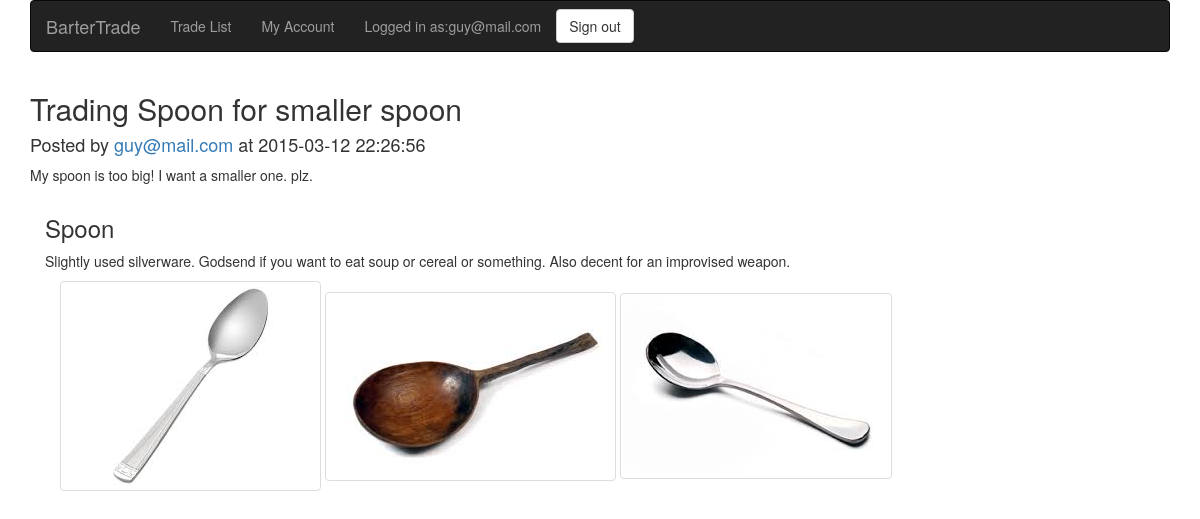
Page /post.php?id=23 (signed in) on the committed database.
### tables this page shows
CREATE TABLE IF NOT EXISTS `posts` (
  `id` int(11) NOT NULL,
  `title` varchar(45) NOT NULL DEFAULT 'Selling Item',
  `dateCreated` datetime NOT NULL DEFAULT '2015-03-05 04:04:04',
  `description` varchar(300) DEFAULT NULL,
  `seller_item_id` int(11) NOT NULL,
  `buyer_item_id` int(11) DEFAULT NULL
);

CREATE TABLE IF NOT EXISTS `users` (
  `email` varchar(64) NOT NULL,
  `dateCreated` datetime NOT NULL DEFAULT '2015-03-05 04:04:04',
  `password` varchar(45) NOT NULL DEFAULT 'password'
);

CREATE TABLE IF NOT EXISTS `items` (
  `id` int(11) NOT NULL,
  `Users_email` varchar(64) NOT NULL,
  `name` varchar(64) NOT NULL DEFAULT 'Item',
  `dateAdded` datetime NOT NULL DEFAULT '2015-03-05 04:04:04',
  `description` varchar(300) DEFAULT NULL
);

CREATE TABLE IF NOT EXISTS `images` (
  `filePath` varchar(300) NOT NULL,
  `Items_id` int(11) NOT NULL
);

### post.php (the view, shortened to what this page needs)
<?php
include "head.php";
?>
<div class="container" id="post">
<?php
	if(isset($_GET["id"])) {
		$db = connect();
		$sql = 		"SELECT p.title, p.description,  p.dateCreated, u.email, i.name, i.description, i.id, p.id
					FROM posts AS p, items as i, users as u
					WHERE p.seller_item_id = i.id AND i.Users_email = u.email AND p.id = " . $_GET["id"] . ";";
		$posts = $db->query($sql);
		$sql2 = 	"SELECT i.filePath
					FROM images as i, posts as p
					WHERE i.Items_id = p.seller_item_id AND p.id = " . $_GET["id"] .";";
		$images = $db->query($sql2);
		if($posts != null) {
			foreach ($posts as $post) {
				?>
				<h2><?php echo $post[0]; ?></h2>
				<?php echo "<h4>Posted by <a href='./user.php?email=". $post[3] . "'>" . $post[3] . "</a> at " . $post[2] . "</h4>";?>
				<p> <?php echo $post[1]; ?></p>
				<div class="container">
					<h3> <?php echo $post[4]; ?> </h3>
					<p><?php echo $post[5]; ?></p>
					<div class="container">
					<?php
					foreach ($images as $image) {
					?>
						<img class="img-thumbnail" src=<?php echo "". $image[0]; ?>>
					<?php } ?>
					</div>
				</div>
		<?php }
		}
	}
?>
</div>
<?php
include "foot.php";
?>

### head.php (shortened to what this page needs)
<!DOCTYPE html>
<html>
<head>
	<link rel="stylesheet" href="style.css">
	<link rel="stylesheet" href="https://maxcdn.bootstrapcdn.com/bootstrap/3.3.1/css/bootstrap.min.css">
</head>
<body>
	<div class="container">
		<nav class="navbar navbar-inverse navbar-default" role="navigation">
			<div class="container">
				<div class="navbar-header">
				    <a class="navbar-brand" href="./">BarterTrade</a>
				</div>
			    <div id="navbar" class="collapse navbar-collapse">
	  				<ul class="nav navbar-nav">
	        			<li id="list-nav" class="navLink"><a href="./list.php">Trade List</a></li>
	        				       		 		<?php
	       		 		if (isset($_SESSION["email"])) { ?>
	       		 			<li id="myAccount" class="navLink"> <?php echo '<a href="./user.php?email=' . $_SESSION["email"] . '">My Account</a>'?> </li>
	       					<li ><p class="navbar-text" style="display:inline;"><?php echo 'Logged in as:' . $_SESSION["email"] ?> </p></li>
	       					<li><button type="button" class="btn btn-default navbar-btn" id="sign-out-button">Sign out</button> </li>
	       				<?php } else { ?>
	       					<li><button type="button" class="btn btn-default navbar-btn" id="sign-in-button">Sign in / Register</button></li>
	       				<?php } ?>
	       		 	</ul>
	    		</div>
			</div>
		</nav>
	</div>

### foot.php
	</body>
</html>

### rows in the picture
posts: title "Trading Spoon for smaller spoon", users.email "guy@mail.com", dateCreated "2015-03-12 22:26:56", description "My spoon is too big! I want a smaller one. plz.", seller_item.name "Spoon", seller_item.description "Slightly used silverware. Godsend if you want to eat soup or cereal or something. Also decent for an improvised weapon."
images: filePath (picture)
images: filePath (picture)
images: filePath (picture)

### other values in the picture
$_SESSION["email"] "guy@mail.com"
